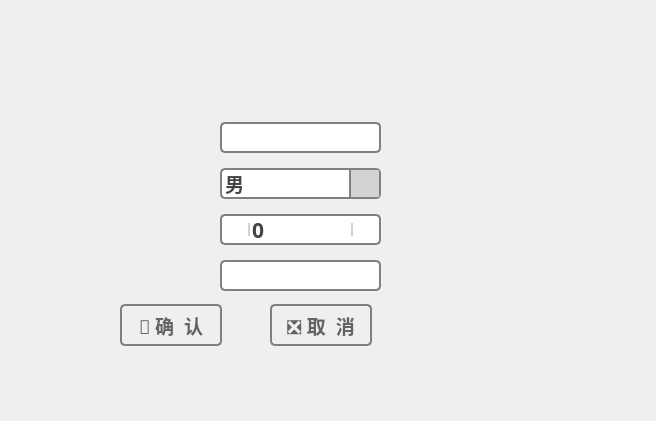
<?xml version="1.0" encoding="UTF-8"?>
<ui version="4.0">
 <class>SignUpDialog</class>
 <widget class="QDialog" name="SignUpDialog">
  <property name="geometry">
   <rect>
    <x>0</x>
    <y>0</y>
    <width>656</width>
    <height>421</height>
   </rect>
  </property>
  <property name="sizePolicy">
   <sizepolicy hsizetype="Fixed" vsizetype="Fixed">
    <horstretch>0</horstretch>
    <verstretch>0</verstretch>
   </sizepolicy>
  </property>
  <property name="windowTitle">
   <string>运动员报名表</string>
  </property>
  <property name="styleSheet">
   <string notr="true">
QDialog{
background-image: url(:/images/SignupDialog.png);
background-repeat: no-repeat;  /* 防止图片重复 */
border-radius:5px}
</string>
  </property>
  <widget class="QLineEdit" name="lineEdit_name">
   <property name="geometry">
    <rect>
     <x>220</x>
     <y>122</y>
     <width>161</width>
     <height>31</height>
    </rect>
   </property>
   <property name="font">
    <font>
     <family>微软雅黑</family>
     <pointsize>12</pointsize>
     <bold>true</bold>
    </font>
   </property>
   <property name="styleSheet">
    <string notr="true">border: 2px solid gray;  /* QComboBox的边框 */
border-radius:5px;
color: rgb(0, 0, 0);
background-color: rgb(255, 255, 255);</string>
   </property>
  </widget>
  <widget class="QLineEdit" name="lineEdit_country">
   <property name="geometry">
    <rect>
     <x>220</x>
     <y>260</y>
     <width>161</width>
     <height>31</height>
    </rect>
   </property>
   <property name="font">
    <font>
     <family>微软雅黑</family>
     <pointsize>12</pointsize>
     <bold>true</bold>
    </font>
   </property>
   <property name="styleSheet">
    <string notr="true">background-color: rgb(255, 255, 255);
border: 2px solid gray;  /* QComboBox的边框 */
border-radius:5px;
color: rgb(0, 0, 0);</string>
   </property>
  </widget>
  <widget class="QComboBox" name="comboBox_sex">
   <property name="geometry">
    <rect>
     <x>220</x>
     <y>168</y>
     <width>161</width>
     <height>31</height>
    </rect>
   </property>
   <property name="font">
    <font>
     <family>微软雅黑</family>
     <pointsize>14</pointsize>
     <italic>false</italic>
     <bold>true</bold>
     <kerning>true</kerning>
    </font>
   </property>
   <property name="layoutDirection">
    <enum>Qt::LeftToRight</enum>
   </property>
   <property name="styleSheet">
    <string notr="true">QComboBox
{
border: 2px solid gray;  /* QComboBox的边框 */
border-radius:5px;
	color: rgb(68, 68, 68);
	background-color: rgb(255, 255, 255);
	font: 700 14pt &quot;微软雅黑&quot;;
}
QComboBox::drop-down {
    subcontrol-origin: padding;  /* 设置子控件相对于组合框的内部边距对齐 */
    subcontrol-position: top right;  /* 设置子控件的位置 */
    width: 28px;  /* 按钮宽度 */
    border-left: 2px solid gray;  /* 按钮左侧的分割线 */
    background-color:lightgray;  /* 按钮的背景色 */
	
}
QComboBox QAbstractItemView {
    font: bold 14px;
    color: white;                   /* 项目文字颜色 */
    background-color: blue;         /* 下拉菜单背景颜色 */
    selection-background-color: darkblue;  /* 选中的项目的背景颜色 */
    selection-color: yellow;        /* 选中项目的文字颜色 */
    padding: 5px;                   /* 内边距，确保文字不靠边 */
    border: 2px solid gray;            /* 下拉菜单的边框 */
    border-radius: 5px;                /* 圆角边框 */
    background-color: lightgray;       /* 下拉菜单的背景色 */
    padding: 5px;
    selection-background-color: darkgray;  /* 选中项目的背景色 */
}
</string>
   </property>
   <property name="iconSize">
    <size>
     <width>32</width>
     <height>16</height>
    </size>
   </property>
   <item>
    <property name="text">
     <string>男</string>
    </property>
   </item>
   <item>
    <property name="text">
     <string>女</string>
    </property>
   </item>
  </widget>
  <widget class="QPushButton" name="okButton">
   <property name="geometry">
    <rect>
     <x>120</x>
     <y>304</y>
     <width>102</width>
     <height>42</height>
    </rect>
   </property>
   <property name="font">
    <font>
     <family>微软雅黑</family>
     <pointsize>14</pointsize>
     <bold>true</bold>
    </font>
   </property>
   <property name="styleSheet">
    <string notr="true">QPushButton {
background:qlineargradient(spread:pad, x1:0, y1:0, x2:0, y2:1, 
stop:0 rgba(233, 233, 233, 255), 
stop:0.35 rgba(220, 220, 220, 255), 
stop:0.5 rgba(213, 213, 213, 255), 
stop:0.65 rgba(230, 230, 230, 255), 
stop:1 rgba(242, 242, 242, 255));
 border: 2px solid rgb(128,126,126);
 border-radius: 5px;
	color: rgb(100, 100, 100);
}
QPushButton:hover{
        background:qlineargradient(spread:pad, x1:0, y1:0, x2:0, y2:1, 
stop:0 rgba(250, 250, 250, 255), 
stop:0.5 rgba(255, 255, 255, 255), 
stop:1 rgba(250, 250, 250, 255));
 border: 2px solid rgb(63,140,161);
 border-radius: 5px;
}
 
QPushButton:pressed{
        background:qlineargradient(spread:pad, x1:0, y1:0, x2:0, y2:1, 
stop:0 rgba(255, 255, 255, 255), 
stop:0.5 rgba(235, 247, 253, 255), 
stop:1 rgba(213, 237, 250, 255));
 border: 2px solid rgb(3,110,183);
 border-radius: 5px;
}</string>
   </property>
   <property name="text">
    <string>📝 确  认</string>
   </property>
  </widget>
  <widget class="QPushButton" name="cancelButton">
   <property name="geometry">
    <rect>
     <x>270</x>
     <y>304</y>
     <width>102</width>
     <height>42</height>
    </rect>
   </property>
   <property name="palette">
    <palette>
     <active>
      <colorrole role="WindowText">
       <brush brushstyle="SolidPattern">
        <color alpha="255">
         <red>100</red>
         <green>100</green>
         <blue>100</blue>
        </color>
       </brush>
      </colorrole>
      <colorrole role="Button">
       <brush brushstyle="LinearGradientPattern">
        <gradient startx="0.000000000000000" starty="0.000000000000000" endx="0.000000000000000" endy="1.000000000000000" type="LinearGradient" spread="PadSpread" coordinatemode="ObjectBoundingMode">
         <gradientstop position="0.000000000000000">
          <color alpha="255">
           <red>233</red>
           <green>233</green>
           <blue>233</blue>
          </color>
         </gradientstop>
         <gradientstop position="0.350000000000000">
          <color alpha="255">
           <red>220</red>
           <green>220</green>
           <blue>220</blue>
          </color>
         </gradientstop>
         <gradientstop position="0.500000000000000">
          <color alpha="255">
           <red>213</red>
           <green>213</green>
           <blue>213</blue>
          </color>
         </gradientstop>
         <gradientstop position="0.650000000000000">
          <color alpha="255">
           <red>230</red>
           <green>230</green>
           <blue>230</blue>
          </color>
         </gradientstop>
         <gradientstop position="1.000000000000000">
          <color alpha="255">
           <red>242</red>
           <green>242</green>
           <blue>242</blue>
          </color>
         </gradientstop>
        </gradient>
       </brush>
      </colorrole>
      <colorrole role="Text">
       <brush brushstyle="SolidPattern">
        <color alpha="255">
         <red>68</red>
         <green>68</green>
         <blue>68</blue>
        </color>
       </brush>
      </colorrole>
      <colorrole role="ButtonText">
       <brush brushstyle="SolidPattern">
        <color alpha="255">
         <red>100</red>
         <green>100</green>
         <blue>100</blue>
        </color>
       </brush>
      </colorrole>
      <colorrole role="Base">
       <brush brushstyle="LinearGradientPattern">
        <gradient startx="0.000000000000000" starty="0.000000000000000" endx="0.000000000000000" endy="1.000000000000000" type="LinearGradient" spread="PadSpread" coordinatemode="ObjectBoundingMode">
         <gradientstop position="0.000000000000000">
          <color alpha="255">
           <red>233</red>
           <green>233</green>
           <blue>233</blue>
          </color>
         </gradientstop>
         <gradientstop position="0.350000000000000">
          <color alpha="255">
           <red>220</red>
           <green>220</green>
           <blue>220</blue>
          </color>
         </gradientstop>
         <gradientstop position="0.500000000000000">
          <color alpha="255">
           <red>213</red>
           <green>213</green>
           <blue>213</blue>
          </color>
         </gradientstop>
         <gradientstop position="0.650000000000000">
          <color alpha="255">
           <red>230</red>
           <green>230</green>
           <blue>230</blue>
          </color>
         </gradientstop>
         <gradientstop position="1.000000000000000">
          <color alpha="255">
           <red>242</red>
           <green>242</green>
           <blue>242</blue>
          </color>
         </gradientstop>
        </gradient>
       </brush>
      </colorrole>
      <colorrole role="Window">
       <brush brushstyle="LinearGradientPattern">
        <gradient startx="0.000000000000000" starty="0.000000000000000" endx="0.000000000000000" endy="1.000000000000000" type="LinearGradient" spread="PadSpread" coordinatemode="ObjectBoundingMode">
         <gradientstop position="0.000000000000000">
          <color alpha="255">
           <red>233</red>
           <green>233</green>
           <blue>233</blue>
          </color>
         </gradientstop>
         <gradientstop position="0.350000000000000">
          <color alpha="255">
           <red>220</red>
           <green>220</green>
           <blue>220</blue>
          </color>
         </gradientstop>
         <gradientstop position="0.500000000000000">
          <color alpha="255">
           <red>213</red>
           <green>213</green>
           <blue>213</blue>
          </color>
         </gradientstop>
         <gradientstop position="0.650000000000000">
          <color alpha="255">
           <red>230</red>
           <green>230</green>
           <blue>230</blue>
          </color>
         </gradientstop>
         <gradientstop position="1.000000000000000">
          <color alpha="255">
           <red>242</red>
           <green>242</green>
           <blue>242</blue>
          </color>
         </gradientstop>
        </gradient>
       </brush>
      </colorrole>
      <colorrole role="PlaceholderText">
       <brush brushstyle="SolidPattern">
        <color alpha="128">
         <red>100</red>
         <green>100</green>
         <blue>100</blue>
        </color>
       </brush>
      </colorrole>
     </active>
     <inactive>
      <colorrole role="WindowText">
       <brush brushstyle="SolidPattern">
        <color alpha="255">
         <red>100</red>
         <green>100</green>
         <blue>100</blue>
        </color>
       </brush>
      </colorrole>
      <colorrole role="Button">
       <brush brushstyle="LinearGradientPattern">
        <gradient startx="0.000000000000000" starty="0.000000000000000" endx="0.000000000000000" endy="1.000000000000000" type="LinearGradient" spread="PadSpread" coordinatemode="ObjectBoundingMode">
         <gradientstop position="0.000000000000000">
          <color alpha="255">
           <red>233</red>
           <green>233</green>
           <blue>233</blue>
          </color>
         </gradientstop>
         <gradientstop position="0.350000000000000">
          <color alpha="255">
           <red>220</red>
           <green>220</green>
           <blue>220</blue>
          </color>
         </gradientstop>
         <gradientstop position="0.500000000000000">
          <color alpha="255">
           <red>213</red>
           <green>213</green>
           <blue>213</blue>
          </color>
         </gradientstop>
         <gradientstop position="0.650000000000000">
          <color alpha="255">
           <red>230</red>
           <green>230</green>
           <blue>230</blue>
          </color>
         </gradientstop>
         <gradientstop position="1.000000000000000">
          <color alpha="255">
           <red>242</red>
           <green>242</green>
           <blue>242</blue>
          </color>
         </gradientstop>
        </gradient>
       </brush>
      </colorrole>
      <colorrole role="Text">
       <brush brushstyle="SolidPattern">
        <color alpha="255">
         <red>68</red>
         <green>68</green>
         <blue>68</blue>
        </color>
       </brush>
      </colorrole>
      <colorrole role="ButtonText">
       <brush brushstyle="SolidPattern">
        <color alpha="255">
         <red>100</red>
         <green>100</green>
         <blue>100</blue>
        </color>
       </brush>
      </colorrole>
      <colorrole role="Base">
       <brush brushstyle="LinearGradientPattern">
        <gradient startx="0.000000000000000" starty="0.000000000000000" endx="0.000000000000000" endy="1.000000000000000" type="LinearGradient" spread="PadSpread" coordinatemode="ObjectBoundingMode">
         <gradientstop position="0.000000000000000">
          <color alpha="255">
           <red>233</red>
           <green>233</green>
           <blue>233</blue>
          </color>
         </gradientstop>
         <gradientstop position="0.350000000000000">
          <color alpha="255">
           <red>220</red>
           <green>220</green>
           <blue>220</blue>
          </color>
         </gradientstop>
         <gradientstop position="0.500000000000000">
          <color alpha="255">
           <red>213</red>
           <green>213</green>
           <blue>213</blue>
          </color>
         </gradientstop>
         <gradientstop position="0.650000000000000">
          <color alpha="255">
           <red>230</red>
           <green>230</green>
           <blue>230</blue>
          </color>
         </gradientstop>
         <gradientstop position="1.000000000000000">
          <color alpha="255">
           <red>242</red>
           <green>242</green>
           <blue>242</blue>
          </color>
         </gradientstop>
        </gradient>
       </brush>
      </colorrole>
      <colorrole role="Window">
       <brush brushstyle="LinearGradientPattern">
        <gradient startx="0.000000000000000" starty="0.000000000000000" endx="0.000000000000000" endy="1.000000000000000" type="LinearGradient" spread="PadSpread" coordinatemode="ObjectBoundingMode">
         <gradientstop position="0.000000000000000">
          <color alpha="255">
           <red>233</red>
           <green>233</green>
           <blue>233</blue>
          </color>
         </gradientstop>
         <gradientstop position="0.350000000000000">
          <color alpha="255">
           <red>220</red>
           <green>220</green>
           <blue>220</blue>
          </color>
         </gradientstop>
         <gradientstop position="0.500000000000000">
          <color alpha="255">
           <red>213</red>
           <green>213</green>
           <blue>213</blue>
          </color>
         </gradientstop>
         <gradientstop position="0.650000000000000">
          <color alpha="255">
           <red>230</red>
           <green>230</green>
           <blue>230</blue>
          </color>
         </gradientstop>
         <gradientstop position="1.000000000000000">
          <color alpha="255">
           <red>242</red>
           <green>242</green>
           <blue>242</blue>
          </color>
         </gradientstop>
        </gradient>
       </brush>
      </colorrole>
      <colorrole role="PlaceholderText">
       <brush brushstyle="SolidPattern">
        <color alpha="128">
         <red>100</red>
         <green>100</green>
         <blue>100</blue>
        </color>
       </brush>
      </colorrole>
     </inactive>
     <disabled>
      <colorrole role="WindowText">
       <brush brushstyle="SolidPattern">
        <color alpha="255">
         <red>100</red>
         <green>100</green>
         <blue>100</blue>
        </color>
       </brush>
      </colorrole>
      <colorrole role="Button">
       <brush brushstyle="LinearGradientPattern">
        <gradient startx="0.000000000000000" starty="0.000000000000000" endx="0.000000000000000" endy="1.000000000000000" type="LinearGradient" spread="PadSpread" coordinatemode="ObjectBoundingMode">
         <gradientstop position="0.000000000000000">
          <color alpha="255">
           <red>233</red>
           <green>233</green>
           <blue>233</blue>
          </color>
         </gradientstop>
         <gradientstop position="0.350000000000000">
          <color alpha="255">
           <red>220</red>
           <green>220</green>
           <blue>220</blue>
          </color>
         </gradientstop>
         <gradientstop position="0.500000000000000">
          <color alpha="255">
           <red>213</red>
           <green>213</green>
           <blue>213</blue>
          </color>
         </gradientstop>
         <gradientstop position="0.650000000000000">
          <color alpha="255">
           <red>230</red>
           <green>230</green>
           <blue>230</blue>
          </color>
         </gradientstop>
         <gradientstop position="1.000000000000000">
          <color alpha="255">
           <red>242</red>
           <green>242</green>
           <blue>242</blue>
          </color>
         </gradientstop>
        </gradient>
       </brush>
      </colorrole>
      <colorrole role="Text">
       <brush brushstyle="SolidPattern">
        <color alpha="255">
         <red>100</red>
         <green>100</green>
         <blue>100</blue>
        </color>
       </brush>
      </colorrole>
      <colorrole role="ButtonText">
       <brush brushstyle="SolidPattern">
        <color alpha="255">
         <red>100</red>
         <green>100</green>
         <blue>100</blue>
        </color>
       </brush>
      </colorrole>
      <colorrole role="Base">
       <brush brushstyle="LinearGradientPattern">
        <gradient startx="0.000000000000000" starty="0.000000000000000" endx="0.000000000000000" endy="1.000000000000000" type="LinearGradient" spread="PadSpread" coordinatemode="ObjectBoundingMode">
         <gradientstop position="0.000000000000000">
          <color alpha="255">
           <red>233</red>
           <green>233</green>
           <blue>233</blue>
          </color>
         </gradientstop>
         <gradientstop position="0.350000000000000">
          <color alpha="255">
           <red>220</red>
           <green>220</green>
           <blue>220</blue>
          </color>
         </gradientstop>
         <gradientstop position="0.500000000000000">
          <color alpha="255">
           <red>213</red>
           <green>213</green>
           <blue>213</blue>
          </color>
         </gradientstop>
         <gradientstop position="0.650000000000000">
          <color alpha="255">
           <red>230</red>
           <green>230</green>
           <blue>230</blue>
          </color>
         </gradientstop>
         <gradientstop position="1.000000000000000">
          <color alpha="255">
           <red>242</red>
           <green>242</green>
           <blue>242</blue>
          </color>
         </gradientstop>
        </gradient>
       </brush>
      </colorrole>
      <colorrole role="Window">
       <brush brushstyle="LinearGradientPattern">
        <gradient startx="0.000000000000000" starty="0.000000000000000" endx="0.000000000000000" endy="1.000000000000000" type="LinearGradient" spread="PadSpread" coordinatemode="ObjectBoundingMode">
         <gradientstop position="0.000000000000000">
          <color alpha="255">
           <red>233</red>
           <green>233</green>
           <blue>233</blue>
          </color>
         </gradientstop>
         <gradientstop position="0.350000000000000">
          <color alpha="255">
           <red>220</red>
           <green>220</green>
           <blue>220</blue>
          </color>
         </gradientstop>
         <gradientstop position="0.500000000000000">
          <color alpha="255">
           <red>213</red>
           <green>213</green>
           <blue>213</blue>
          </color>
         </gradientstop>
         <gradientstop position="0.650000000000000">
          <color alpha="255">
           <red>230</red>
           <green>230</green>
           <blue>230</blue>
          </color>
         </gradientstop>
         <gradientstop position="1.000000000000000">
          <color alpha="255">
           <red>242</red>
           <green>242</green>
           <blue>242</blue>
          </color>
         </gradientstop>
        </gradient>
       </brush>
      </colorrole>
      <colorrole role="PlaceholderText">
       <brush brushstyle="SolidPattern">
        <color alpha="128">
         <red>100</red>
         <green>100</green>
         <blue>100</blue>
        </color>
       </brush>
      </colorrole>
     </disabled>
    </palette>
   </property>
   <property name="font">
    <font>
     <family>微软雅黑</family>
     <pointsize>14</pointsize>
     <bold>true</bold>
     <underline>false</underline>
    </font>
   </property>
   <property name="styleSheet">
    <string notr="true">.QPushButton 
{
        background:qlineargradient(spread:pad, x1:0, y1:0, x2:0, y2:1, 
stop:0 rgba(233, 233, 233, 255), 
stop:0.35 rgba(220, 220, 220, 255), 
stop:0.5 rgba(213, 213, 213, 255), 
stop:0.65 rgba(230, 230, 230, 255), 
stop:1 rgba(242, 242, 242, 255));
 border: 2px solid rgb(128,126,126);
 border-radius: 5px;
	color: rgb(100, 100, 100);
}
.QPushButton:hover{
        background:qlineargradient(spread:pad, x1:0, y1:0, x2:0, y2:1, 
stop:0 rgba(250, 250, 250, 255), 
stop:0.5 rgba(255, 255, 255, 255), 
stop:1 rgba(250, 250, 250, 255));
 border: 2px solid rgb(63,140,161);
 border-radius: 5px;
}
 
.QPushButton:pressed{
        background:qlineargradient(spread:pad, x1:0, y1:0, x2:0, y2:1, 
stop:0 rgba(255, 255, 255, 255), 
stop:0.5 rgba(235, 247, 253, 255), 
stop:1 rgba(213, 237, 250, 255));
 border: 2px solid rgb(3,110,183);
 border-radius: 5px;
}</string>
   </property>
   <property name="text">
    <string>❎ 取  消</string>
   </property>
  </widget>
  <widget class="QSpinBox" name="spinBox">
   <property name="geometry">
    <rect>
     <x>220</x>
     <y>214</y>
     <width>161</width>
     <height>31</height>
    </rect>
   </property>
   <property name="font">
    <font>
     <family>Candara</family>
     <pointsize>16</pointsize>
     <italic>false</italic>
     <bold>true</bold>
    </font>
   </property>
   <property name="styleSheet">
    <string notr="true">QSpinBox
{
    color:rgb(68, 68, 68);
	background-color: rgb(255, 255, 255);
	width: 80px;
	height: 40px;
	font: 700 16pt &quot;Candara&quot;;
     border:2px solid gray;
     border-radius:5px;
     
}
QSpinBox:up-button{
    width:26px;
	border-left: 2px solid #D3D3D3;
	subcontrol-position:right;
	image: url(:/images/plus.png);
}
QSpinBox:down-button{
	border-right: 2px solid #D3D3D3;
	subcontrol-position:left;
	
	image: url(:/images/minus.png);
     width:26px;

}</string>
   </property>
  </widget>
 </widget>
 <resources/>
 <connections/>
</ui>
